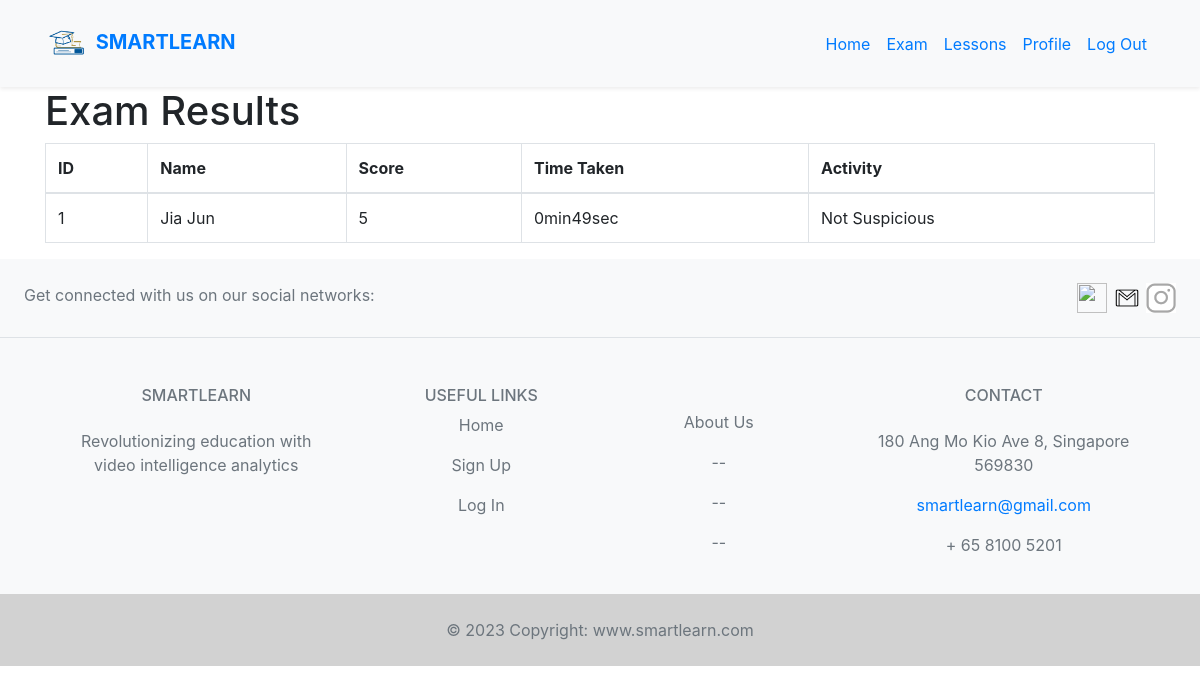
The page /exam_result (signed in) on the database as committed earlier.
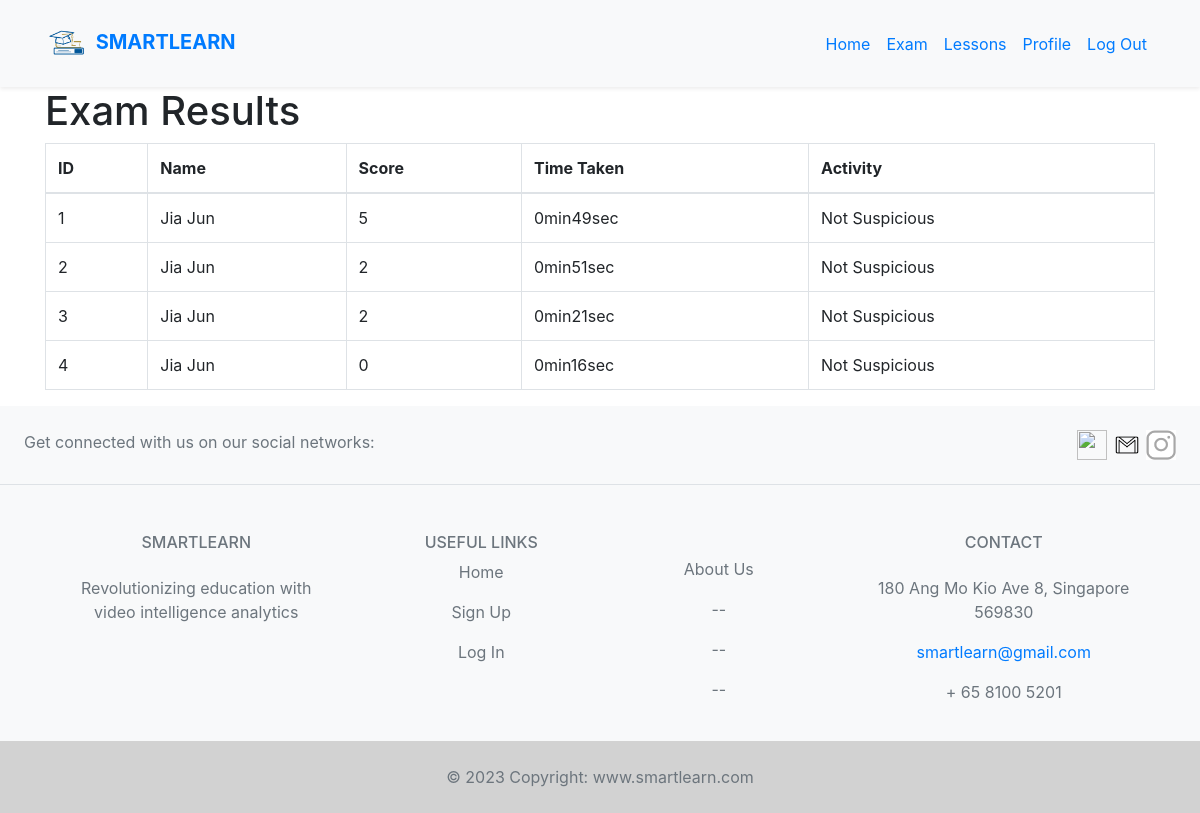
The same page on the database as committed later.
### views.py (models this page shows, shortened)
class Exam_Attempt(db.Model, UserMixin):
    id = db.Column(db.Integer, primary_key=True)
    name = db.Column(db.String(150))
    non_center_eye_count = db.Column(db.Integer)
    time_taken = db.Column(db.String(20))
    score = db.Column(db.Integer)
    activity = db.Column(db.String(20))

### views.py (the view)
@app.route('/exam_result')
@login_required
def exam_result():
    exam_attempts = Exam_Attempt.query.all()
    return render_template('exam_result.html', exam_attempts=exam_attempts)

### views.py (called while the page is built)
@login_manager.user_loader
def load_user(user_id):
    return User.query.get(int(user_id))

### templates/exam_result.html (shortened to what this page needs)
{% extends "base.html" %}
{% block content %}
  <div class="container">
    <h1>Exam Results</h1>
    <table class="table table-bordered">
      <thead>
        <tr>
          <th>ID</th>
          <th>Name</th>
          <th>Score</th>
          <th>Time Taken</th>
          <th>Activity</th>
        </tr>
      </thead>
      <tbody>
        {% for attempt in exam_attempts %}
          <tr>
            <td>{{ attempt.id }}</td>
            <td>{{ attempt.name }}</td>
            <td>{{ attempt.score }}</td>
            <td>{{ attempt.time_taken }}</td>
            <td>{{ attempt.activity }}</td>
          </tr>
        {% endfor %}
      </tbody>
    </table>
  </div>
{% endblock %}

Rows that differ between the two databases and show on the page:
added Exam_Attempt: id "2", name "Jia Jun", score "2", time_taken "0min51sec", activity "Not Suspicious"
added Exam_Attempt: id "3", name "Jia Jun", score "2", time_taken "0min21sec", activity "Not Suspicious"
added Exam_Attempt: id "4", name "Jia Jun", score "0", time_taken "0min16sec", activity "Not Suspicious"
